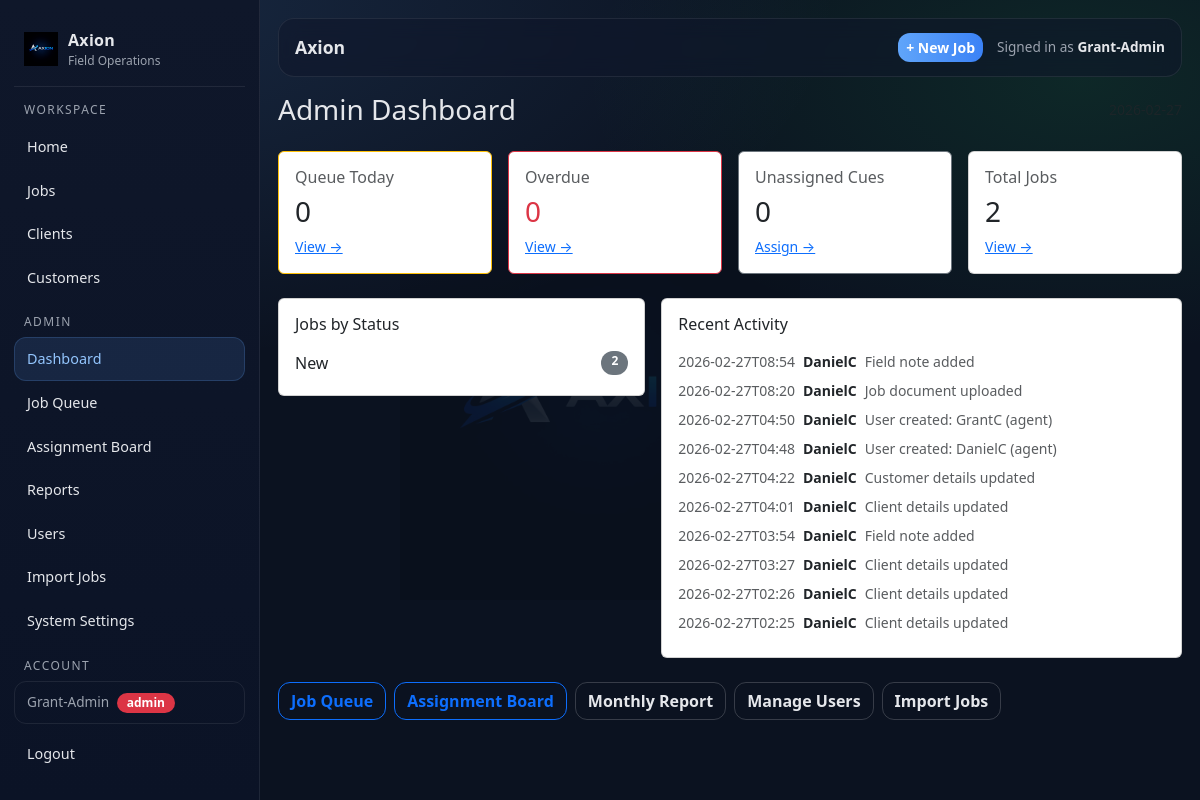
/admin (signed in), run on the app's committed database.
### tables this page shows
CREATE TABLE jobs (
        id INTEGER PRIMARY KEY AUTOINCREMENT,

        internal_job_number TEXT NOT NULL,
        client_reference TEXT,
        display_ref TEXT NOT NULL,

        client_id INTEGER,
        customer_id INTEGER,
        assigned_user_id INTEGER,

        job_type TEXT NOT NULL,
        visit_type TEXT NOT NULL,
        status TEXT NOT NULL,
        priority TEXT NOT NULL,

        job_address TEXT,
        description TEXT,

        created_at TEXT NOT NULL,
        updated_at TEXT NOT NULL, lender_name TEXT, account_number TEXT, regulation_type TEXT, arrears_cents INTEGER, costs_cents INTEGER, mmp_cents INTEGER, job_due_date TEXT,

        FOREIGN KEY(client_id) REFERENCES clients(id),
        FOREIGN KEY(customer_id) REFERENCES customers(id),
        FOREIGN KEY(assigned_user_id) REFERENCES users(id)
    );

CREATE TABLE audit_log (
        id INTEGER PRIMARY KEY AUTOINCREMENT,
        actor_user_id INTEGER,
        entity_type TEXT NOT NULL,
        entity_id INTEGER,
        action TEXT NOT NULL,
        message TEXT NOT NULL,
        meta_json TEXT,
        created_at TEXT NOT NULL,
        FOREIGN KEY(actor_user_id) REFERENCES users(id)
    );

CREATE TABLE users (
        id INTEGER PRIMARY KEY AUTOINCREMENT,
        full_name TEXT NOT NULL,
        email TEXT UNIQUE NOT NULL,
        password TEXT NOT NULL,
        role TEXT NOT NULL,
        active INTEGER NOT NULL DEFAULT 1,
        created_at TEXT NOT NULL
    );

### app.py (the view)
@app.get("/admin")
@admin_required
def admin_dashboard():
    today = datetime.now().date().isoformat()
    conn = db()
    cur = conn.cursor()
    cur.execute("SELECT COUNT(*) c FROM cue_items WHERE due_date = ? AND status IN ('Pending','In Progress')", (today,))
    cues_today = cur.fetchone()["c"]
    cur.execute("SELECT COUNT(*) c FROM cue_items WHERE due_date < ? AND status IN ('Pending','In Progress')", (today,))
    cues_overdue = cur.fetchone()["c"]
    cur.execute("SELECT COUNT(*) c FROM cue_items WHERE assigned_user_id IS NULL AND status IN ('Pending','In Progress')")
    cues_unassigned = cur.fetchone()["c"]
    cur.execute("SELECT status, COUNT(*) c FROM jobs GROUP BY status ORDER BY c DESC")
    jobs_by_status = cur.fetchall()
    cur.execute("""
        SELECT a.*, u.full_name actor_name
        FROM audit_log a
        LEFT JOIN users u ON u.id = a.actor_user_id
        ORDER BY a.id DESC
        LIMIT 20
    """)
    recent = cur.fetchall()
    conn.close()
    return render_template("admin.html",
                           today=today,
                           cues_today=cues_today,
                           cues_overdue=cues_overdue,
                           cues_unassigned=cues_unassigned,
                           jobs_by_status=jobs_by_status,
                           recent=recent)

### app.py (called while the page is built)
def db():
    conn = sqlite3.connect(DB_PATH)
    conn.row_factory = sqlite3.Row
    return conn

def add_column_if_missing(cur, table, col, coltype):
    cur.execute(f"PRAGMA table_info({table})")
    cols = [r["name"] for r in cur.fetchall()]
    if col not in cols:
        cur.execute(f"ALTER TABLE {table} ADD COLUMN {col} {coltype}")

@app.context_processor
def inject_globals():
    return {"GOOGLE_MAPS_API_KEY": os.environ.get("GOOGLE_MAPS_API_KEY", "")}

@app.before_request
def _ensure_db():
    init_db()

def admin_required(f):
    @wraps(f)
    def wrapper(*args, **kwargs):
        if not session.get("user_id"):
            return redirect(url_for("login"))
        if session.get("role") != "admin":
            flash("Admin access required.", "danger")
            return redirect(url_for("index"))
        return f(*args, **kwargs)
    return wrapper

### templates/admin.html
{% extends "layout.html" %}
{% block content %}
<div class="d-flex justify-content-between align-items-center mb-4">
  <h3 class="m-0">Admin Dashboard</h3>
  <span class="text-muted small">{{ today }}</span>
</div>
<div class="row g-3 mb-4">
  <div class="col-6 col-lg-3">
    <div class="card p-3 border-warning">
      <div class="h6 text-muted">Queue Today</div>
      <div class="h3">{{ cues_today }}</div>
      <a class="small" href="/queue?date={{ today }}">View →</a>
    </div>
  </div>
  <div class="col-6 col-lg-3">
    <div class="card p-3 border-danger">
      <div class="h6 text-muted">Overdue</div>
      <div class="h3 text-danger">{{ cues_overdue }}</div>
      <a class="small" href="/queue">View →</a>
    </div>
  </div>
  <div class="col-6 col-lg-3">
    <div class="card p-3 border-secondary">
      <div class="h6 text-muted">Unassigned Cues</div>
      <div class="h3">{{ cues_unassigned }}</div>
      <a class="small" href="/assign">Assign →</a>
    </div>
  </div>
  <div class="col-6 col-lg-3">
    <div class="card p-3">
      <div class="h6 text-muted">Total Jobs</div>
      <div class="h3">{{ jobs_by_status | sum(attribute='c') }}</div>
      <a class="small" href="/jobs">View →</a>
    </div>
  </div>
</div>
<div class="row g-3">
  <div class="col-12 col-lg-5">
    <div class="card p-3">
      <div class="h6 mb-3">Jobs by Status</div>
      {% for row in jobs_by_status %}
        <div class="d-flex justify-content-between mb-1">
          <span>{{ row.status }}</span>
          <span class="badge bg-secondary">{{ row.c }}</span>
        </div>
      {% else %}
        <div class="text-muted small">No jobs yet.</div>
      {% endfor %}
    </div>
  </div>
  <div class="col-12 col-lg-7">
    <div class="card p-3">
      <div class="h6 mb-3">Recent Activity</div>
      <div style="max-height:320px;overflow-y:auto">
        {% for r in recent %}
          <div class="d-flex gap-2 mb-2 small">
            <span class="text-muted text-nowrap">{{ r.created_at[:16] }}</span>
            <span class="fw-semibold text-nowrap">{{ r.actor_name or "System" }}</span>
            <span class="text-muted">{{ r.message }}</span>
          </div>
        {% else %}
          <div class="text-muted small">No activity yet.</div>
        {% endfor %}
      </div>
    </div>
  </div>
</div>
<div class="mt-4 d-flex gap-2 flex-wrap">
  <a class="btn btn-outline-primary" href="/queue?date={{ today }}">Job Queue</a>
  <a class="btn btn-outline-primary" href="/assign?date={{ today }}">Assignment Board</a>
  <a class="btn btn-outline-secondary" href="/reports/monthly">Monthly Report</a>
  <a class="btn btn-outline-secondary" href="/users">Manage Users</a>
  <a class="btn btn-outline-secondary" href="/import/jobs">Import Jobs</a>
</div>
{% endblock %}

### templates/layout.html (shortened to what this page needs)
<!doctype html>
<html lang="en">
<head>
  <link href="https://cdn.jsdelivr.net/npm/bootstrap@5.3.3/dist/css/bootstrap.min.css" rel="stylesheet">
</head>
<body>
  <div class="ax-shell">
    <aside class="ax-sidebar">
      <a class="ax-brand" href="/">
        <img src="{{ url_for('static', filename='images/axion-logo.png') }}" alt="Axion">
        <div>
          <div class="name">Axion</div>
          <div class="sub">Field Operations</div>
        </div>
      </a>
      <div class="ax-nav">
        <div class="hint">Workspace</div>
        <a href="/" class="{% if request.path == '/' %}active{% endif %}">Home</a>
        <a href="/jobs" class="{% if request.path.startswith('/jobs') %}active{% endif %}">Jobs</a>
        <a href="/clients" class="{% if request.path.startswith('/clients') %}active{% endif %}">Clients</a>
        <a href="/customers" class="{% if request.path.startswith('/customers') %}active{% endif %}">Customers</a>
        {% if session.get('role') == 'admin' %}
          <div class="hint">Admin</div>
          <a href="/admin" class="{% if request.path == '/admin' %}active{% endif %}">Dashboard</a>
          <a href="/queue" class="{% if request.path.startswith('/queue') %}active{% endif %}">Job Queue</a>
          <a href="/assign" class="{% if request.path.startswith('/assign') %}active{% endif %}">Assignment Board</a>
          <a href="/reports/monthly" class="{% if request.path.startswith('/reports') %}active{% endif %}">Reports</a>
          <a href="/users" class="{% if request.path.startswith('/users') %}active{% endif %}">Users</a>
          <a href="/import/jobs" class="{% if request.path.startswith('/import') %}active{% endif %}">Import Jobs</a>
          <a href="/admin/settings" class="{% if request.path.startswith('/admin/settings') %}active{% endif %}">System Settings</a>
        {% endif %}
        <div class="hint">Account</div>
        {% if session.get('user_id') %}
          <div class="ax-user-chip mb-2">
            {{ session.get('user_name') }}
            <span class="badge {% if session.get('role') == 'admin' %}bg-danger{% else %}bg-secondary{% endif %} ms-1">{{ session.get('role') }}</span>
          </div>
          <a href="/logout">Logout</a>
        {% else %}
          <a href="/login" class="{% if request.path.startswith('/login') or request.path.startswith('/signup') %}active{% endif %}">Login</a>
        {% endif %}
      </div>
    </aside>
    <main class="ax-main">
      <div class="ax-topbar">
        <div class="title">{% block page_title %}Axion{% endblock %}</div>
        <div style="display:flex; align-items:center; gap:14px;">
          {% if session.get('user_id') %}
            <a href="/jobs/new" class="btn btn-primary btn-sm">+ New Job</a>
          {% endif %}
          <div style="color:var(--muted); font-size:.85rem;">
            {% if session.get('user_id') %}
              Signed in as <strong style="color:var(--text)">{{ session.get('user_name') }}</strong>
            {% else %}
              Not signed in
            {% endif %}
          </div>
        </div>
      </div>
      {% block content %}{% endblock %}
    </main>
  </div>
</body>
</html>

### templates/layout.html (style rules this page uses)
:root { --bg: #0b1220; --panel: #0f172a; --panel2: #111c33; --text: #e5e7eb; --muted: #9ca3af; --line: rgba(255,255,255,.08); --accent: #60a5fa; --accent2: #22c55e; --danger: #ef4444; }
body { background: radial-gradient(1200px 600px at 10% 0%, rgba(96,165,250,.15), transparent 60%), radial-gradient(900px 500px at 90% 10%, rgba(34,197,94,.12), transparent 55%), var(--bg); color: var(--text); }
body::before { content: ''; position: fixed; inset: 0; background: url('/static/images/axion-logo.png') center center / 400px auto no-repeat; opacity: .10; pointer-events: none; z-index: 0; }
.ax-shell { min-height: 100vh; display: grid; grid-template-columns: 260px 1fr; position: relative; z-index: 1; }
.ax-sidebar { background: linear-gradient(180deg, var(--panel), #0b1326); border-right: 1px solid var(--line); position: sticky; top: 0; height: 100vh; padding: 18px 14px; overflow-y: auto; }
.ax-brand { display:flex; align-items:center; gap: 10px; padding: 10px 10px 16px 10px; border-bottom: 1px solid var(--line); margin-bottom: 14px; text-decoration: none; }
.ax-brand img { height: 34px; }
.ax-brand .name { font-weight: 700; letter-spacing: .3px; color: var(--text); }
.ax-brand .sub { font-size: .75rem; color: var(--muted); }
.ax-nav a { display:flex; align-items:center; gap: 10px; padding: 10px 12px; border-radius: 12px; color: var(--text); text-decoration:none; border: 1px solid transparent; font-size: .9rem; }
.ax-nav a.active { background: rgba(96,165,250,.12); border-color: rgba(96,165,250,.20); color: #93c5fd; }
.ax-nav .hint { color: var(--muted); font-size: .75rem; margin: 14px 10px 6px; text-transform: uppercase; letter-spacing: .12em; }
.ax-user-chip { margin-top: auto; padding: 10px 12px; border-radius: 12px; border: 1px solid var(--line); font-size: .85rem; color: var(--muted); }
.ax-main { padding: 18px 18px 28px; min-width: 0; }
.ax-topbar { background: rgba(15, 23, 42, .55); border: 1px solid var(--line); border-radius: 16px; padding: 14px 16px; display:flex; align-items:center; justify-content: space-between; backdrop-filter: blur(10px); margin-bottom: 16px; }
.ax-topbar .title { font-size: 1.1rem; font-weight: 650; }
.btn { border-radius: 12px; font-weight: 600; }
.btn-primary { background: linear-gradient(90deg, #60a5fa, #3b82f6); border: 0; }
.btn-outline-secondary { border-color: rgba(255,255,255,.18); color: var(--text); }
.badge { border-radius: 999px; padding: 4px 10px; font-weight: 600; font-size: .75rem; }
h3, h4, h5 { color: var(--text); }

### data on the page
jobs: status "New", c "2"
audit_log: created_at "2026-02-27T08:54", full_name "DanielC", message "Field note added"
audit_log: created_at "2026-02-27T08:20", full_name "DanielC", message "Job document uploaded"
audit_log: created_at "2026-02-27T04:50", full_name "DanielC", message "User created: GrantC (agent)"
audit_log: created_at "2026-02-27T04:48", full_name "DanielC", message "User created: DanielC (agent)"
audit_log: created_at "2026-02-27T04:22", full_name "DanielC", message "Customer details updated"
audit_log: created_at "2026-02-27T04:01", full_name "DanielC", message "Client details updated"
audit_log: created_at "2026-02-27T03:54", full_name "DanielC", message "Field note added"
audit_log: created_at "2026-02-27T03:27", full_name "DanielC", message "Client details updated"
audit_log: created_at "2026-02-27T02:26", full_name "DanielC", message "Client details updated"
audit_log: created_at "2026-02-27T02:25", full_name "DanielC", message "Client details updated"

### other printed values
{{ session.get('user_name') }} "Grant-Admin"
{{ session.get('role') }} "admin"
{{ cues_today }} "0"
{{ cues_overdue }} "0"
{{ cues_unassigned }} "0"
{{ jobs_by_status | sum(attribute='c') }} "2"
